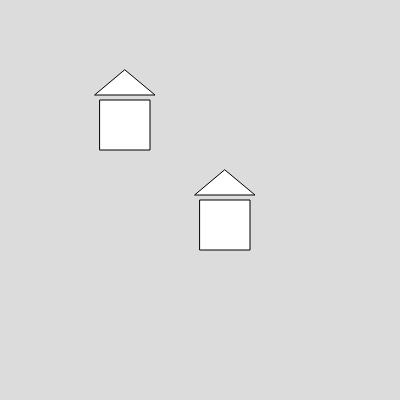
Frame 1 (no input)
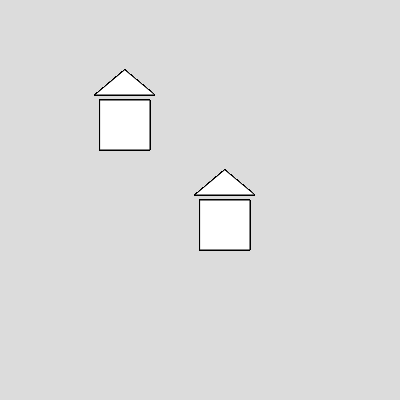
Frame 60 (no input)
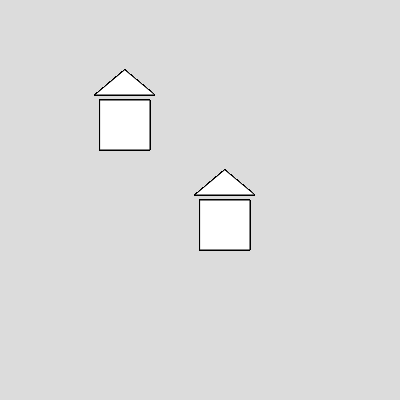
Frame 120 (the mouse pressed at the canvas centre since frame 60)

The p5.js sketch that drew these frames (run headless with seeded random() and noise() and a simulated clock; from frame 60 on, the mouse is pressed at the canvas centre):

// p5.js sketch
// ── sketch.js
function setup() {
  createCanvas(400, 400);
  background(220);
}

function draw() {
drawHouse(100,100);
drawHouse(200,200)

}
function drawHouse(x,y) {
rect(x,y,50,50);//x=150,y=150
triangle(x-5,y-5,x+55,y-5,x+25,y-30);
}

function mouseDragged(){
 drawHouse(mouseX,mouseY);
}
